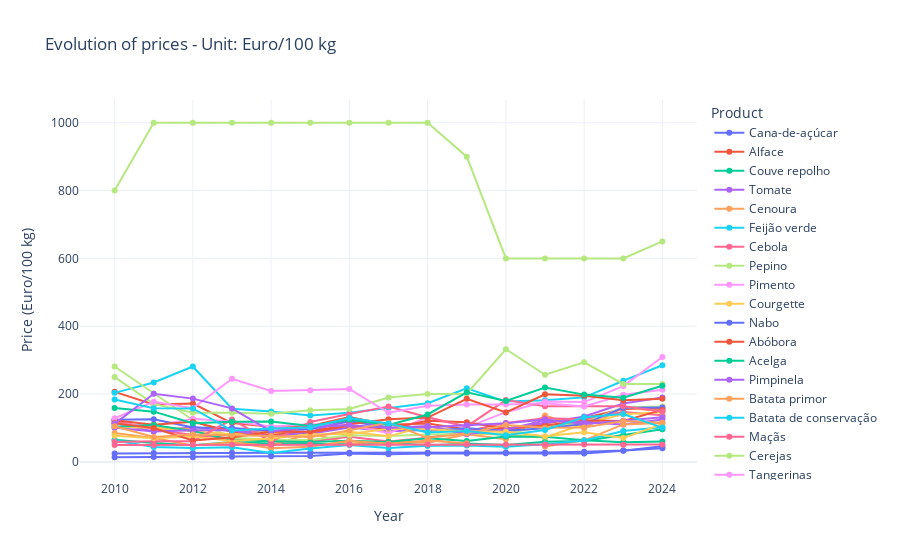
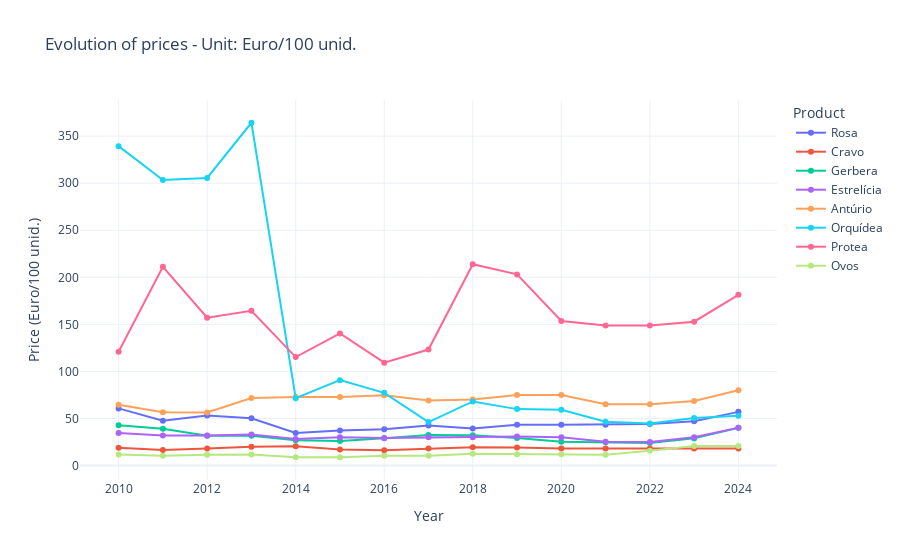
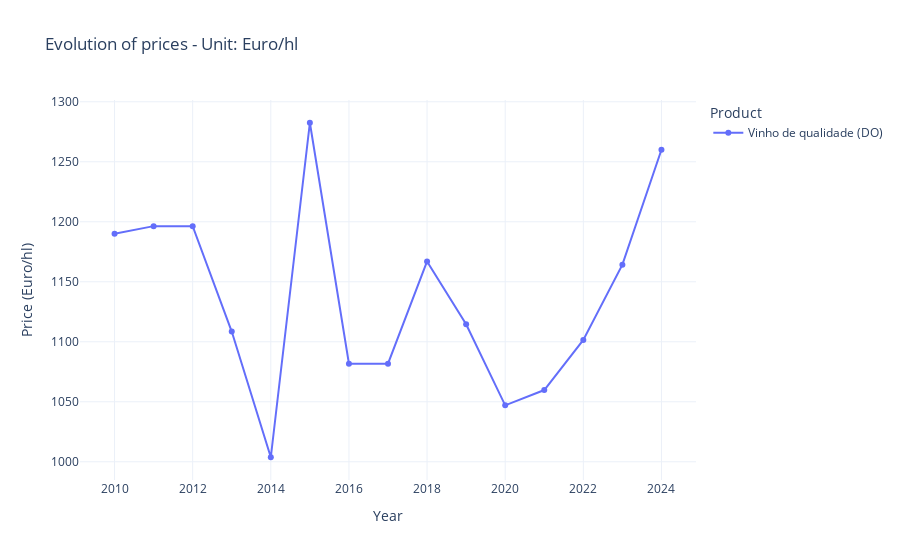

Notebook code cell kept with these figures, in order:
### Code cell
import plotly.express as px

# valores únicos de unidade
unidades = df_long_crops["unidade"].unique()

for unidade in unidades:
    df_sub = df_long_crops[df_long_crops["unidade"] == unidade]

    fig = px.line(
        df_sub,
        x="Ano",
        y="Preco",
        color="produtos_agricolas",
        title=f"Evolution of prices - Unit: {unidade}",
        markers=True
    )

    fig.update_layout(
        xaxis_title="Year",
        yaxis_title=f"Price ({unidade})",
        template="plotly_white",
        legend_title="Product"
    )

    fig.show()

### Figure 1 — Plotly figure (JSON) as saved in the notebook; plotly's stock layout.template omitted (floating-point values rounded to 4 significant figures)
{"data": [{"hovertemplate": "produtos_agricolas=Cana-de-açúcar<br>Ano=%{x}<br>Preco=%{y}<extra></extra>", "legendgroup": "Cana-de-açúcar", "line": {"color": "#636efa", "dash": "solid"}, "marker": {"symbol": "circle"}, "mode": "lines+markers", "name": "Cana-de-açúcar", "orientation": "v", "showlegend": true, "type": "scatter", "x": [2010, 2011, 2012, 2013, 2014, 2015, 2016, 2017, 2018, 2019, 2020, 2021, 2022, 2023, 2024], "xaxis": "x", "y": [25.0, 26.0, 26.0, 27.0, 27.0, 27.0, 27.0, 27.0, 27.0, 28.0, 28.0, 28.0, 29.8, 33.4, 40.0], "yaxis": "y"}, {"hovertemplate": "produtos_agricolas=Alface<br>Ano=%{x}<br>Preco=%{y}<extra></extra>", "legendgroup": "Alface", "line": {"color": "#EF553B", "dash": "solid"}, "marker": {"symbol": "circle"}, "mode": "lines+markers", "name": "Alface", "orientation": "v", "showlegend": true, "type": "scatter", "x": [2010, 2011, 2012, 2013, 2014, 2015, 2016, 2017, 2018, 2019, 2020, 2021, 2022, 2023, 2024], "xaxis": "x", "y": [206.5, 169.1, 172.0, 114.4, 104.0, 105.8, 132.1, 109.4, 113.3, 95.87, 98.69, 114.0, 129.3, 156.1, 156.5], "yaxis": "y"}, {"hovertemplate": "produtos_agricolas=Couve repolho<br>Ano=%{x}<br>Preco=%{y}<extra></extra>", "legendgroup": "Couve repolho", "line": {"color": "#00cc96", "dash": "solid"}, "marker": {"symbol": "circle"}, "mode": "lines+markers", "name": "Couve repolho", "orientation": "v", "showlegend": true, "type": "scatter", "x": [2010, 2011, 2012, 2013, 2014, 2015, 2016, 2017, 2018, 2019, 2020, 2021, 2022, 2023, 2024], "xaxis": "x", "y": [65.01, 55.76, 49.15, 58.7, 54.61, 53.4, 51.79, 58.04, 48.12, 53.95, 49.51, 59.23, 61.72, 79.23, 96.43], "yaxis": "y"}, {"hovertemplate": "produtos_agricolas=Tomate <br>Ano=%{x}<br>Preco=%{y}<extra></extra>", "legendgroup": "Tomate ", "line": {"color": "#ab63fa", "dash": "solid"}, "marker": {"symbol": "circle"}, "mode": "lines+markers", "name": "Tomate ", "orientation": "v", "showlegend": true, "type": "scatter", "x": [2010, 2011, 2012, 2013, 2014, 2015, 2016, 2017, 2018, 2019, 2020, 2021, 2022, 2023, 2024], "xaxis": "x", "y": [114.4, 89.39, 102.8, 90.88, 90.54, 83.06, 101.2, 90.37, 94.2, 93.15, 92.53, 114.6, 134.1, 172.2, 189.9], "yaxis": "y"}, {"hovertemplate": "produtos_agricolas=Cenoura<br>Ano=%{x}<br>Preco=%{y}<extra></extra>", "legendgroup": "Cenoura", "line": {"color": "#FFA15A", "dash": "solid"}, "marker": {"symbol": "circle"}, "mode": "lines+markers", "name": "Cenoura", "orientation": "v", "showlegend": true, "type": "scatter", "x": [2010, 2011, 2012, 2013, 2014, 2015, 2016, 2017, 2018, 2019, 2020, 2021, 2022, 2023, 2024], "xaxis": "x", "y": [117.7, 99.93, 97.11, 57.03, 47.52, 84.56, 54.56, 59.81, 56.32, 81.82, 66.72, 136.8, 100.5, 159.5, 150.3], "yaxis": "y"}, {"hovertemplate": "produtos_agricolas=Feijão verde<br>Ano=%{x}<br>Preco=%{y}<extra></extra>", "legendgroup": "Feijão verde", "line": {"color": "#19d3f3", "dash": "solid"}, "marker": {"symbol": "circle"}, "mode": "lines+markers", "name": "Feijão verde", "orientation": "v", "showlegend": true, "type": "scatter", "x": [2010, 2011, 2012, 2013, 2014, 2015, 2016, 2017, 2018, 2019, 2020, 2021, 2022, 2023, 2024], "xaxis": "x", "y": [203.6, 234.0, 281.3, 156.6, 148.3, 136.9, 145.2, 160.0, 173.0, 217.2, 177.9, 181.7, 190.3, 239.4, 285.1], "yaxis": "y"}, {"hovertemplate": "produtos_agricolas=Cebola<br>Ano=%{x}<br>Preco=%{y}<extra></extra>", "legendgroup": "Cebola", "line": {"color": "#FF6692", "dash": "solid"}, "marker": {"symbol": "circle"}, "mode": "lines+markers", "name": "Cebola", "orientation": "v", "showlegend": true, "type": "scatter", "x": [2010, 2011, 2012, 2013, 2014, 2015, 2016, 2017, 2018, 2019, 2020, 2021, 2022, 2023, 2024], "xaxis": "x", "y": [122.5, 95.58, 79.27, 69.28, 60.09, 60.15, 73.98, 60.4, 71.48, 90.45, 115.0, 128.6, 125.5, 147.2, 137.6], "yaxis": "y"}, {"hovertemplate": "produtos_agricolas=Pepino<br>Ano=%{x}<br>Preco=%{y}<extra></extra>", "legendgroup": "Pepino", "line": {"color": "#B6E880", "dash": "solid"}, "marker": {"symbol": "circle"}, "mode": "lines+markers", "name": "Pepino", "orientation": "v", "showlegend": true, "type": "scatter", "x": [2010, 2011, 2012, 2013, 2014, 2015, 2016, 2017, 2018, 2019, 2020, 2021, 2022, 2023, 2024], "xaxis": "x", "y": [281.2, 201.8, 123.7, 71.33, 65.38, 64.41, 78.43, 76.27, 81.03, 82.3, 84.07, 104.1, 115.2, 161.5, 163.0], "yaxis": "y"}, {"hovertemplate": "produtos_agricolas=Pimento<br>Ano=%{x}<br>Preco=%{y}<extra></extra>", "legendgroup": "Pimento", "line": {"color": "#FF97FF", "dash": "solid"}, "marker": {"symbol": "circle"}, "mode": "lines+markers", "name": "Pimento", "orientation": "v", "showlegend": true, "type": "scatter", "x": [2010, 2011, 2012, 2013, 2014, 2015, 2016, 2017, 2018, 2019, 2020, 2021, 2022, 2023, 2024], "xaxis": "x", "y": [112.3, 106.2, 127.2, 119.5, 104.4, 110.9, 110.1, 84.56, 131.8, 102.0, 146.7, 178.2, 176.4, 223.5, 309.2], "yaxis": "y"}, {"hovertemplate": "produtos_agricolas=Courgette<br>Ano=%{x}<br>Preco=%{y}<extra></extra>", "legendgroup": "Courgette", "line": {"color": "#FECB52", "dash": "solid"}, "marker": {"symbol": "circle"}, "mode": "lines+markers", "name": "Courgette", "orientation": "v", "showlegend": true, "type": "scatter", "x": [2010, 2011, 2012, 2013, 2014, 2015, 2016, 2017, 2018, 2019, 2020, 2021, 2022, 2023, 2024], "xaxis": "x", "y": [103.0, 100.4, 90.32, 81.51, 89.09, 73.91, 88.77, 75.36, 106.5, 84.45, 80.19, 71.92, 111.9, 140.5, 146.8], "yaxis": "y"}, {"hovertemplate": "produtos_agricolas=Nabo<br>Ano=%{x}<br>Preco=%{y}<extra></extra>", "legendgroup": "Nabo", "line": {"color": "#636efa", "dash": "solid"}, "marker": {"symbol": "circle"}, "mode": "lines+markers", "name": "Nabo", "orientation": "v", "showlegend": true, "type": "scatter", "x": [2010, 2011, 2012, 2013, 2014, 2015, 2016, 2017, 2018, 2019, 2020, 2021, 2022, 2023, 2024], "xaxis": "x", "y": [124.7, 125.5, 101.3, 99.62, 92.11, 96.1, 120.0, 101.1, 91.71, 99.36, 92.13, 99.09, 111.4, 160.0, 160.5], "yaxis": "y"}, {"hovertemplate": "produtos_agricolas=Abóbora<br>Ano=%{x}<br>Preco=%{y}<extra></extra>", "legendgroup": "Abóbora", "line": {"color": "#EF553B", "dash": "solid"}, "marker": {"symbol": "circle"}, "mode": "lines+markers", "name": "Abóbora", "orientation": "v", "showlegend": true, "type": "scatter", "x": [2010, 2011, 2012, 2013, 2014, 2015, 2016, 2017, 2018, 2019, 2020, 2021, 2022, 2023, 2024], "xaxis": "x", "y": [122.8, 109.7, 118.7, 88.94, 80.38, 86.95, 106.7, 97.9, 121.0, 116.9, 97.51, 107.5, 122.4, 120.4, 153.4], "yaxis": "y"}, {"hovertemplate": "produtos_agricolas=Acelga<br>Ano=%{x}<br>Preco=%{y}<extra></extra>", "legendgroup": "Acelga", "line": {"color": "#00cc96", "dash": "solid"}, "marker": {"symbol": "circle"}, "mode": "lines+markers", "name": "Acelga", "orientation": "v", "showlegend": true, "type": "scatter", "x": [2010, 2011, 2012, 2013, 2014, 2015, 2016, 2017, 2018, 2019, 2020, 2021, 2022, 2023, 2024], "xaxis": "x", "y": [103.5, 108.5, 90.91, 64.19, 61.11, 59.05, 62.57, 58.43, 69.67, 62.0, 74.64, 74.19, 64.19, 58.07, 60.48], "yaxis": "y"}, {"hovertemplate": "produtos_agricolas=Pimpinela<br>Ano=%{x}<br>Preco=%{y}<extra></extra>", "legendgroup": "Pimpinela", "line": {"color": "#ab63fa", "dash": "solid"}, "marker": {"symbol": "circle"}, "mode": "lines+markers", "name": "Pimpinela", "orientation": "v", "showlegend": true, "type": "scatter", "x": [2010, 2011, 2012, 2013, 2014, 2015, 2016, 2017, 2018, 2019, 2020, 2021, 2022, 2023, 2024], "xaxis": "x", "y": [100.9, 89.99, 93.59, 93.51, 74.07, 87.53, 128.0, 99.94, 105.7, 81.63, 95.82, 122.2, 116.9, 110.5, 124.9], "yaxis": "y"}, {"hovertemplate": "produtos_agricolas=Batata primor<br>Ano=%{x}<br>Preco=%{y}<extra></extra>", "legendgroup": "Batata primor", "line": {"color": "#FFA15A", "dash": "solid"}, "marker": {"symbol": "circle"}, "mode": "lines+markers", "name": "Batata primor", "orientation": "v", "showlegend": true, "type": "scatter", "x": [2010, 2011, 2012, 2013, 2014, 2015, 2016, 2017, 2018, 2019, 2020, 2021, 2022, 2023, 2024], "xaxis": "x", "y": [85.07, 70.58, 48.07, 58.13, 40.57, 44.84, 62.22, 53.19, 63.09, 55.31, NaN, 45.28, 63.61, 110.6, 114.7], "yaxis": "y"}, {"hovertemplate": "produtos_agricolas=Batata de conservação<br>Ano=%{x}<br>Preco=%{y}<extra></extra>", "legendgroup": "Batata de conservação", "line": {"color": "#19d3f3", "dash": "solid"}, "marker": {"symbol": "circle"}, "mode": "lines+markers", "name": "Batata de conservação", "orientation": "v", "showlegend": true, "type": "scatter", "x": [2010, 2011, 2012, 2013, 2014, 2015, 2016, 2017, 2018, 2019, 2020, 2021, 2022, 2023, 2024], "xaxis": "x", "y": [63.17, 43.77, 41.26, 43.15, 25.99, 39.42, 49.92, 41.08, 47.54, 48.71, 44.66, 52.38, 63.14, 91.24, 102.4], "yaxis": "y"}, {"hovertemplate": "produtos_agricolas=Maçãs<br>Ano=%{x}<br>Preco=%{y}<extra></extra>", "legendgroup": "Maçãs", "line": {"color": "#FF6692", "dash": "solid"}, "marker": {"symbol": "circle"}, "mode": "lines+markers", "name": "Maçãs", "orientation": "v", "showlegend": true, "type": "scatter", "x": [2010, 2011, 2012, 2013, 2014, 2015, 2016, 2017, 2018, 2019, 2020, 2021, 2022, 2023, 2024], "xaxis": "x", "y": [58.6, 61.1, 61.1, 125.0, 60.0, 117.8, 141.0, 163.0, 131.9, 104.6, 182.2, 164.2, 164.2, 164.2, 148.8], "yaxis": "y"}, {"hovertemplate": "produtos_agricolas=Cerejas<br>Ano=%{x}<br>Preco=%{y}<extra></extra>", "legendgroup": "Cerejas", "line": {"color": "#B6E880", "dash": "solid"}, "marker": {"symbol": "circle"}, "mode": "lines+markers", "name": "Cerejas", "orientation": "v", "showlegend": true, "type": "scatter", "x": [2010, 2011, 2012, 2013, 2014, 2015, 2016, 2017, 2018, 2019, 2020, 2021, 2022, 2023, 2024], "xaxis": "x", "y": [250.0, 171.0, 145.0, 145.0, 142.0, 152.0, 156.0, 190.0, 200.0, 201.0, 332.2, 257.0, 293.6, 230.0, 230.0], "yaxis": "y"}, {"hovertemplate": "produtos_agricolas=Tangerinas<br>Ano=%{x}<br>Preco=%{y}<extra></extra>", "legendgroup": "Tangerinas", "line": {"color": "#FF97FF", "dash": "solid"}, "marker": {"symbol": "circle"}, "mode": "lines+markers", "name": "Tangerinas", "orientation": "v", "showlegend": true, "type": "scatter", "x": [2010, 2011, 2012, 2013, 2014, 2015, 2016, 2017, 2018, 2019, 2020, 2021, 2022, 2023, 2024], "xaxis": "x", "y": [128.8, 177.5, 158.5, 245.0, 209.0, 211.5, 215.0, 145.0, 165.5, 169.0, 169.0, 173.0, 163.5, 198.0, 213.0], "yaxis": "y"}, {"hovertemplate": "produtos_agricolas=Limões<br>Ano=%{x}<br>Preco=%{y}<extra></extra>", "legendgroup": "Limões", "line": {"color": "#FECB52", "dash": "solid"}, "marker": {"symbol": "circle"}, "mode": "lines+markers", "name": "Limões", "orientation": "v", "showlegend": true, "type": "scatter", "x": [2010, 2011, 2012, 2013, 2014, 2015, 2016, 2017, 2018, 2019, 2020, 2021, 2022, 2023, 2024], "xaxis": "x", "y": [77.0, 69.39, 75.02, 61.68, 68.72, 81.47, 82.21, 97.83, 96.29, 90.12, 88.97, 75.68, 87.27, 70.23, 111.7], "yaxis": "y"}, {"hovertemplate": "produtos_agricolas=Banana<br>Ano=%{x}<br>Preco=%{y}<extra></extra>", "legendgroup": "Banana", "line": {"color": "#636efa", "dash": "solid"}, "marker": {"symbol": "circle"}, "mode": "lines+markers", "name": "Banana", "orientation": "v", "showlegend": true, "type": "scatter", "x": [2010, 2011, 2012, 2013, 2014, 2015, 2016, 2017, 2018, 2019, 2020, 2021, 2022, 2023, 2024], "xaxis": "x", "y": [13.86, 14.37, 13.73, 15.45, 16.53, 17.18, 24.58, 22.58, 24.67, 24.67, 25.65, 24.67, 24.67, 32.81, 45.99], "yaxis": "y"}, {"hovertemplate": "produtos_agricolas=Abacate<br>Ano=%{x}<br>Preco=%{y}<extra></extra>", "legendgroup": "Abacate", "line": {"color": "#EF553B", "dash": "solid"}, "marker": {"symbol": "circle"}, "mode": "lines+markers", "name": "Abacate", "orientation": "v", "showlegend": true, "type": "scatter", "x": [2010, 2011, 2012, 2013, 2014, 2015, 2016, 2017, 2018, 2019, 2020, 2021, 2022, 2023, 2024], "xaxis": "x", "y": [113.8, 99.77, 62.95, 71.9, 89.41, 88.97, 111.3, 125.4, 130.7, 186.2, 145.6, 199.6, 195.2, 181.7, 186.5], "yaxis": "y"}, {"hovertemplate": "produtos_agricolas=Anona<br>Ano=%{x}<br>Preco=%{y}<extra></extra>", "legendgroup": "Anona", "line": {"color": "#00cc96", "dash": "solid"}, "marker": {"symbol": "circle"}, "mode": "lines+markers", "name": "Anona", "orientation": "v", "showlegend": true, "type": "scatter", "x": [2010, 2011, 2012, 2013, 2014, 2015, 2016, 2017, 2018, 2019, 2020, 2021, 2022, 2023, 2024], "xaxis": "x", "y": [159.3, 148.2, 113.8, 118.7, 119.1, 105.6, 124.5, 108.9, 139.8, 205.2, 179.8, 219.5, 198.4, 189.3, 224.8], "yaxis": "y"}, {"hovertemplate": "produtos_agricolas=Uvas<br>Ano=%{x}<br>Preco=%{y}<extra></extra>", "legendgroup": "Uvas", "line": {"color": "#ab63fa", "dash": "solid"}, "marker": {"symbol": "circle"}, "mode": "lines+markers", "name": "Uvas", "orientation": "v", "showlegend": true, "type": "scatter", "x": [2010, 2011, 2012, 2013, 2014, 2015, 2016, 2017, 2018, 2019, 2020, 2021, 2022, 2023, 2024], "xaxis": "x", "y": [112.2, 201.1, 186.6, 157.8, 89.93, 103.1, 108.3, 100.3, 102.0, 108.4, 114.2, 125.0, 111.9, 121.4, 132.0], "yaxis": "y"}, {"hovertemplate": "produtos_agricolas=Inhame<br>Ano=%{x}<br>Preco=%{y}<extra></extra>", "legendgroup": "Inhame", "line": {"color": "#FFA15A", "dash": "solid"}, "marker": {"symbol": "circle"}, "mode": "lines+markers", "name": "Inhame", "orientation": "v", "showlegend": true, "type": "scatter", "x": [2010, 2011, 2012, 2013, 2014, 2015, 2016, 2017, 2018, 2019, 2020, 2021, 2022, 2023, 2024], "xaxis": "x", "y": [104.9, 73.63, 80.6, 79.2, 76.6, 73.3, 93.0, 115.8, 70.25, 83.95, 109.0, 100.8, 101.2, 120.7, 115.2], "yaxis": "y"}, {"hovertemplate": "produtos_agricolas=Batata-doce<br>Ano=%{x}<br>Preco=%{y}<extra></extra>", "legendgroup": "Batata-doce", "line": {"color": "#19d3f3", "dash": "solid"}, "marker": {"symbol": "circle"}, "mode": "lines+markers", "name": "Batata-doce", "orientation": "v", "showlegend": true, "type": "scatter", "x": [2010, 2011, 2012, 2013, 2014, 2015, 2016, 2017, 2018, 2019, 2020, 2021, 2022, 2023, 2024], "xaxis": "x", "y": [184.1, 158.2, 157.5, 92.53, 98.15, 101.6, 129.5, 113.3, 86.46, 91.08, 78.27, 94.2, 131.4, 141.0, 101.2], "yaxis": "y"}, {"hovertemplate": "produtos_agricolas=Leite de vaca a teor real<br>Ano=%{x}<br>Preco=%{y}<extra></extra>", "legendgroup": "Leite de vaca a teor real", "line": {"color": "#FF6692", "dash": "solid"}, "marker": {"symbol": "circle"}, "mode": "lines+markers", "name": "Leite de vaca a teor real", "orientation": "v", "showlegend": true, "type": "scatter", "x": [2010, 2011, 2012, 2013, 2014, 2015, 2016, 2017, 2018, 2019, 2020, 2021, 2022, 2023, 2024], "xaxis": "x", "y": [50.0, 50.0, 50.44, 51.0, 50.76, 51.0, 51.0, 51.0, 51.0, 51.0, 50.76, 50.83, 51.0, 50.91, 51.0], "yaxis": "y"}, {"hovertemplate": "produtos_agricolas=Mel<br>Ano=%{x}<br>Preco=%{y}<extra></extra>", "legendgroup": "Mel", "line": {"color": "#B6E880", "dash": "solid"}, "marker": {"symbol": "circle"}, "mode": "lines+markers", "name": "Mel", "orientation": "v", "showlegend": true, "type": "scatter", "x": [2010, 2011, 2012, 2013, 2014, 2015, 2016, 2017, 2018, 2019, 2020, 2021, 2022, 2023, 2024], "xaxis": "x", "y": [800.0, 1000.0, 1000.0, 1000.0, 1000.0, 1000.0, 1000.0, 1000.0, 1000.0, 900.0, 600.0, 600.0, 600.0, 600.0, 650.0], "yaxis": "y"}], "layout": {"legend": {"title": {"text": "Product"}, "tracegroupgap": 0}, "title": {"text": "Evolution of prices - Unit: Euro/100 kg"}, "xaxis": {"anchor": "y", "domain": [0, 1], "title": {"text": "Year"}}, "yaxis": {"anchor": "x", "domain": [0, 1], "title": {"text": "Price (Euro/100 kg)"}}}}

### Figure 2 — Plotly figure (JSON) as saved in the notebook; plotly's stock layout.template omitted (floating-point values rounded to 4 significant figures)
{"data": [{"hovertemplate": "produtos_agricolas=Rosa<br>Ano=%{x}<br>Preco=%{y}<extra></extra>", "legendgroup": "Rosa", "line": {"color": "#636efa", "dash": "solid"}, "marker": {"symbol": "circle"}, "mode": "lines+markers", "name": "Rosa", "orientation": "v", "showlegend": true, "type": "scatter", "x": [2010, 2011, 2012, 2013, 2014, 2015, 2016, 2017, 2018, 2019, 2020, 2021, 2022, 2023, 2024], "xaxis": "x", "y": [60.66, 47.65, 53.18, 50.13, 34.47, 37.08, 38.61, 42.48, 39.29, 43.29, 43.28, 43.4, 44.0, 47.12, 57.0], "yaxis": "y"}, {"hovertemplate": "produtos_agricolas=Cravo<br>Ano=%{x}<br>Preco=%{y}<extra></extra>", "legendgroup": "Cravo", "line": {"color": "#EF553B", "dash": "solid"}, "marker": {"symbol": "circle"}, "mode": "lines+markers", "name": "Cravo", "orientation": "v", "showlegend": true, "type": "scatter", "x": [2010, 2011, 2012, 2013, 2014, 2015, 2016, 2017, 2018, 2019, 2020, 2021, 2022, 2023, 2024], "xaxis": "x", "y": [18.9, 16.47, 18.15, 19.98, 20.35, 16.94, 16.14, 18.06, 19.41, 19.06, 18.07, 18.0, 18.0, 18.0, 18.0], "yaxis": "y"}, {"hovertemplate": "produtos_agricolas=Gerbera<br>Ano=%{x}<br>Preco=%{y}<extra></extra>", "legendgroup": "Gerbera", "line": {"color": "#00cc96", "dash": "solid"}, "marker": {"symbol": "circle"}, "mode": "lines+markers", "name": "Gerbera", "orientation": "v", "showlegend": true, "type": "scatter", "x": [2010, 2011, 2012, 2013, 2014, 2015, 2016, 2017, 2018, 2019, 2020, 2021, 2022, 2023, 2024], "xaxis": "x", "y": [42.77, 39.15, 31.54, 31.5, 26.7, 26.08, 28.82, 32.38, 32.04, 29.28, 25.35, 24.6, 24.0, 28.81, 40.0], "yaxis": "y"}, {"hovertemplate": "produtos_agricolas=Estrelícia<br>Ano=%{x}<br>Preco=%{y}<extra></extra>", "legendgroup": "Estrelícia", "line": {"color": "#ab63fa", "dash": "solid"}, "marker": {"symbol": "circle"}, "mode": "lines+markers", "name": "Estrelícia", "orientation": "v", "showlegend": true, "type": "scatter", "x": [2010, 2011, 2012, 2013, 2014, 2015, 2016, 2017, 2018, 2019, 2020, 2021, 2022, 2023, 2024], "xaxis": "x", "y": [34.58, 31.98, 31.87, 33.03, 28.22, 29.95, 29.29, 30.0, 30.0, 30.78, 30.0, 25.14, 25.0, 29.96, 40.0], "yaxis": "y"}, {"hovertemplate": "produtos_agricolas=Antúrio<br>Ano=%{x}<br>Preco=%{y}<extra></extra>", "legendgroup": "Antúrio", "line": {"color": "#FFA15A", "dash": "solid"}, "marker": {"symbol": "circle"}, "mode": "lines+markers", "name": "Antúrio", "orientation": "v", "showlegend": true, "type": "scatter", "x": [2010, 2011, 2012, 2013, 2014, 2015, 2016, 2017, 2018, 2019, 2020, 2021, 2022, 2023, 2024], "xaxis": "x", "y": [64.61, 56.66, 56.26, 71.75, 72.85, 72.85, 74.75, 69.15, 70.19, 75.0, 75.0, 65.0, 65.0, 68.6, 80.0], "yaxis": "y"}, {"hovertemplate": "produtos_agricolas=Orquídea<br>Ano=%{x}<br>Preco=%{y}<extra></extra>", "legendgroup": "Orquídea", "line": {"color": "#19d3f3", "dash": "solid"}, "marker": {"symbol": "circle"}, "mode": "lines+markers", "name": "Orquídea", "orientation": "v", "showlegend": true, "type": "scatter", "x": [2010, 2011, 2012, 2013, 2014, 2015, 2016, 2017, 2018, 2019, 2020, 2021, 2022, 2023, 2024], "xaxis": "x", "y": [339.4, 303.3, 305.6, 364.2, 71.53, 90.72, 77.25, 46.09, 68.09, 59.91, 59.25, 46.5, 44.72, 50.4, 52.77], "yaxis": "y"}, {"hovertemplate": "produtos_agricolas=Protea<br>Ano=%{x}<br>Preco=%{y}<extra></extra>", "legendgroup": "Protea", "line": {"color": "#FF6692", "dash": "solid"}, "marker": {"symbol": "circle"}, "mode": "lines+markers", "name": "Protea", "orientation": "v", "showlegend": true, "type": "scatter", "x": [2010, 2011, 2012, 2013, 2014, 2015, 2016, 2017, 2018, 2019, 2020, 2021, 2022, 2023, 2024], "xaxis": "x", "y": [120.8, 211.2, 157.0, 164.4, 115.2, 140.3, 109.3, 123.2, 213.9, 203.1, 153.6, 148.7, 148.7, 152.8, 181.3], "yaxis": "y"}, {"hovertemplate": "produtos_agricolas=Ovos<br>Ano=%{x}<br>Preco=%{y}<extra></extra>", "legendgroup": "Ovos", "line": {"color": "#B6E880", "dash": "solid"}, "marker": {"symbol": "circle"}, "mode": "lines+markers", "name": "Ovos", "orientation": "v", "showlegend": true, "type": "scatter", "x": [2010, 2011, 2012, 2013, 2014, 2015, 2016, 2017, 2018, 2019, 2020, 2021, 2022, 2023, 2024], "xaxis": "x", "y": [11.6, 10.29, 11.41, 11.63, 8.76, 8.76, 10.28, 10.28, 12.35, 11.91, 11.84, 11.3, 15.77, 20.73, 20.73], "yaxis": "y"}], "layout": {"legend": {"title": {"text": "Product"}, "tracegroupgap": 0}, "title": {"text": "Evolution of prices - Unit: Euro/100 unid."}, "xaxis": {"anchor": "y", "domain": [0, 1], "title": {"text": "Year"}}, "yaxis": {"anchor": "x", "domain": [0, 1], "title": {"text": "Price (Euro/100 unid.)"}}}}

### Figure 3 — Plotly figure (JSON) as saved in the notebook; plotly's stock layout.template omitted (floating-point values rounded to 4 significant figures)
{"data": [{"hovertemplate": "produtos_agricolas=Vinho de qualidade (DO)<br>Ano=%{x}<br>Preco=%{y}<extra></extra>", "legendgroup": "Vinho de qualidade (DO)", "line": {"color": "#636efa", "dash": "solid"}, "marker": {"symbol": "circle"}, "mode": "lines+markers", "name": "Vinho de qualidade (DO)", "orientation": "v", "showlegend": true, "type": "scatter", "x": [2010, 2011, 2012, 2013, 2014, 2015, 2016, 2017, 2018, 2019, 2020, 2021, 2022, 2023, 2024], "xaxis": "x", "y": [1190.0, 1196.0, 1196.0, 1108.0, 1004.0, 1282.0, 1082.0, 1082.0, 1167.0, 1115.0, 1047.0, 1060.0, 1102.0, 1164.0, 1260.0], "yaxis": "y"}], "layout": {"legend": {"title": {"text": "Product"}, "tracegroupgap": 0}, "title": {"text": "Evolution of prices - Unit: Euro/hl"}, "xaxis": {"anchor": "y", "domain": [0, 1], "title": {"text": "Year"}}, "yaxis": {"anchor": "x", "domain": [0, 1], "title": {"text": "Price (Euro/hl)"}}}}
